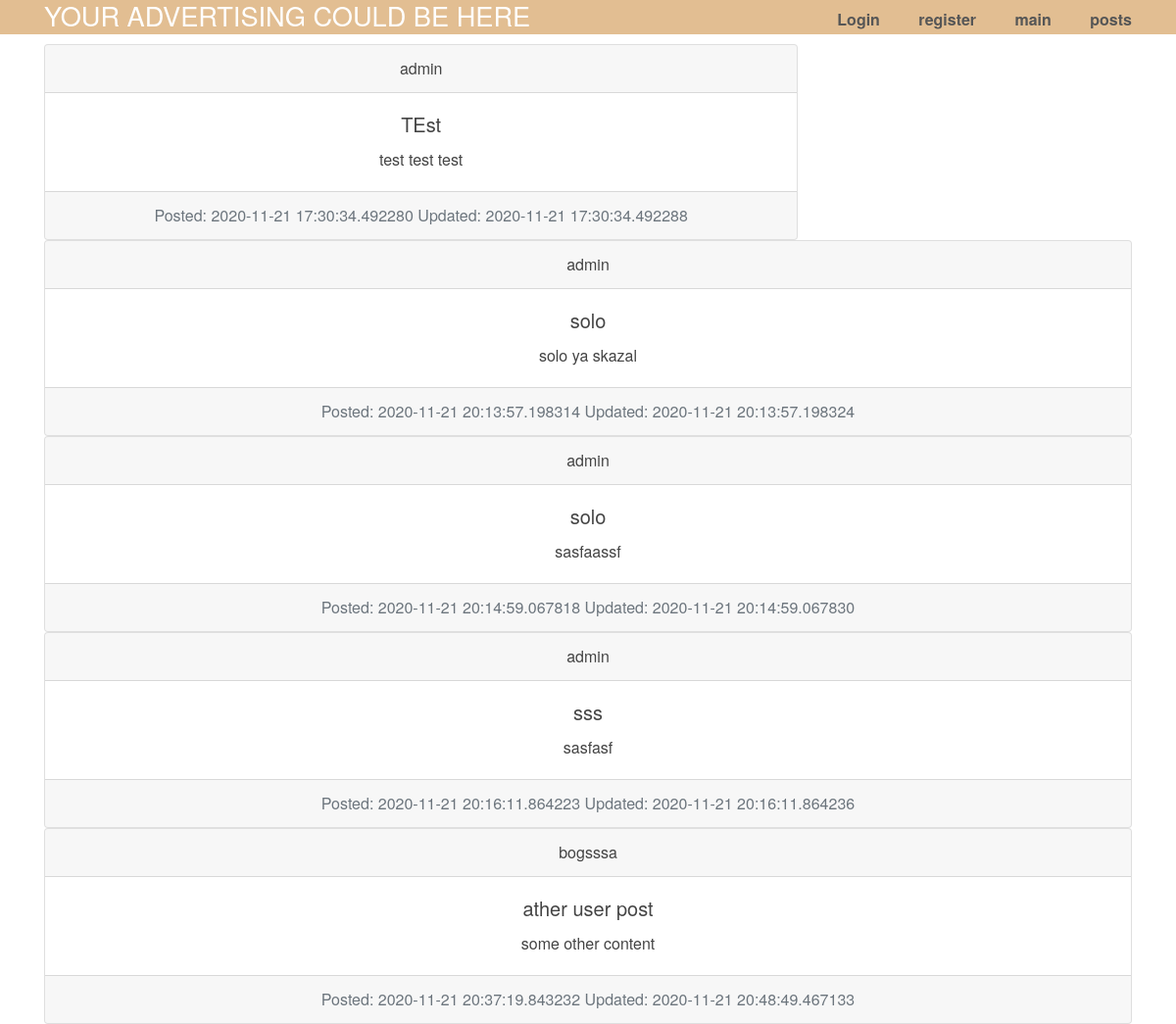
The page /posts on the database its author committed.
### app/models.py (models this page shows, shortened)
class Post(db.Model):
    id = db.Column(db.Integer, primary_key=True)
    title = db.Column(db.String(100))
    body = db.Column(db.String(140))
    timestamp = db.Column(db.DateTime, index=True, default=dt.utcnow)
    updatetime = db.Column(db.DateTime, default=dt.utcnow)
    user_id = db.Column(db.Integer, db.ForeignKey('user.id'))

class User(db.Model, UserMixin):
    id = db.Column(db.Integer, primary_key=True)
    username = db.Column(db.String(64), index=True, unique=True)
    email = db.Column(db.String(120), index=True, unique=True)
    password_hash = db.Column(db.String(128))
    posts = db.relationship('Post', backref='author', lazy='dynamic')
    image_file = db.Column(db.String(20), nullable=False, default='default.jpg')
    about_me = db.Column(db.String(140))
    last_seen = db.Column(db.DateTime, default=dt.utcnow)

### app/views.py (the view)
@app.route('/posts')
def posts():
    posts = Post.query.all()
    return render_template('posts.html', posts=posts)

### app/views.py (called while the page is built)
@app.before_request
def before_request():
    if current_user.is_authenticated:
        current_user.last_seen = datetime.utcnow()
        db.session.commit()

### app/templates/posts.html (shortened to what this page needs)
{% extends "layout.html" %}
{% block content %}
    {% for post in posts %}
    <div class="card text-center">
        <div class="card-header">
            {{post.author.username}}
        </div>
        <div class="card-body">
          <h5 class="card-title">{{post.title}}</h5>
          <p class="card-text">{{post.body}}</p>
        </div>
        <div class="card-footer text-muted">
          Posted: {{post.timestamp}} Updated: {{post.updatetime}}
        </div>
      </div>
    {% endfor %}
{% endblock %}

### app/templates/layout.html (shortened to what this page needs)
<!DOCTYPE html>
<html>
  <head>
    <link rel="stylesheet" href="https://stackpath.bootstrapcdn.com/bootstrap/4.3.1/css/bootstrap.min.css">
    <link rel="stylesheet" href="{{ url_for('static', filename='css/main.css') }}">
  </head >
  <body>
    <header>
      <div class="container">
        <h1 class="logo">your advertising could be here</h1>
        <strong><nav>
          <ul class="menu">
            {% if current_user.is_anonymous %}
            <li><a href="{{ url_for('login') }}">Login</a></li>
            <li><a href="{{ url_for('register') }}">register</a></li>
            {% else %}
            <li><a href="{{ url_for('register') }}">register</a></li>
            <li><a href="{{ url_for('account') }}">account</a></li>
            <li><a href="{{ url_for('logout') }}">logout</a></li>
            <li><a href="{{ url_for('account') }}">account</a></li>
            {% endif %}
            <li><a href="{{ url_for('to_main') }}">main</a></li>
            <li><a href="{{ url_for('posts') }}">posts</a></li>
          </ul>
        </nav></strong>
      </div>
    </header>
    <div class="container">
      {% block content %}
      {% endblock %}
    </div>
  </body>
</html>

### app/static/css/main.css (style rules this page uses)
body { margin: 0; padding: 0; font-family: "Helvetica Neue", Helvetica, Arial, sans-serif; color: #444; }
header { background-color: #DFB887; height: 35px; width: 100%; opacity: .9; margin-bottom: 10px; }
header h1.logo { margin: 0; font-size: 1.7em; color: #fff; text-transform: uppercase; float: left; }
.container { width: 1200px; margin: 0 auto; }
.menu { float: right; margin-top: 8px; }
.menu li { display: inline; }
.menu li + li { margin-left: 35px; }
.menu li a { color: #444; text-decoration: none; }

### rows shown on the page
Post: author.username "admin", title "TEst", body "test test test", timestamp "2020-11-21 17:30:34.492280", updatetime "2020-11-21 17:30:34.492288"
Post: author.username "admin", title "solo", body "solo ya skazal", timestamp "2020-11-21 20:13:57.198314", updatetime "2020-11-21 20:13:57.198324"
Post: author.username "admin", title "solo", body "sasfaassf", timestamp "2020-11-21 20:14:59.067818", updatetime "2020-11-21 20:14:59.067830"
Post: author.username "admin", title "sss", body "sasfasf", timestamp "2020-11-21 20:16:11.864223", updatetime "2020-11-21 20:16:11.864236"
Post: author.username "bogsssa", title "ather user post", body "some other content", timestamp "2020-11-21 20:37:19.843232", updatetime "2020-11-21 20:48:49.467133"
